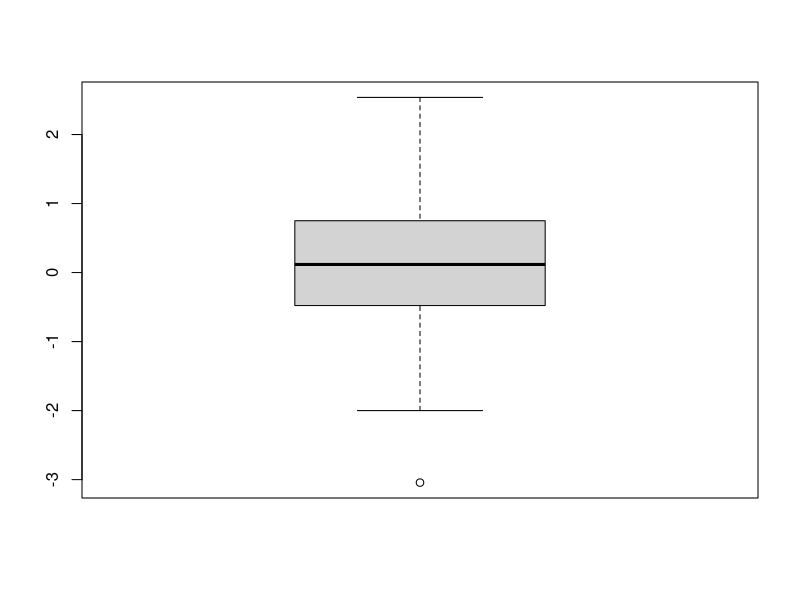

Here is the R script that generated this plot:
# How to read a boxplot
# https://i1.wp.com/flowingdata.com/wp-content/uploads/2008/02/box-plot-explained.gif?w=1090
# http://www.wellbeingatschool.org.nz/information-sheet/understanding-and-interpreting-box-plots

y <- rnorm(100)
boxplot(y)
print(boxplot.stats(y)$out)